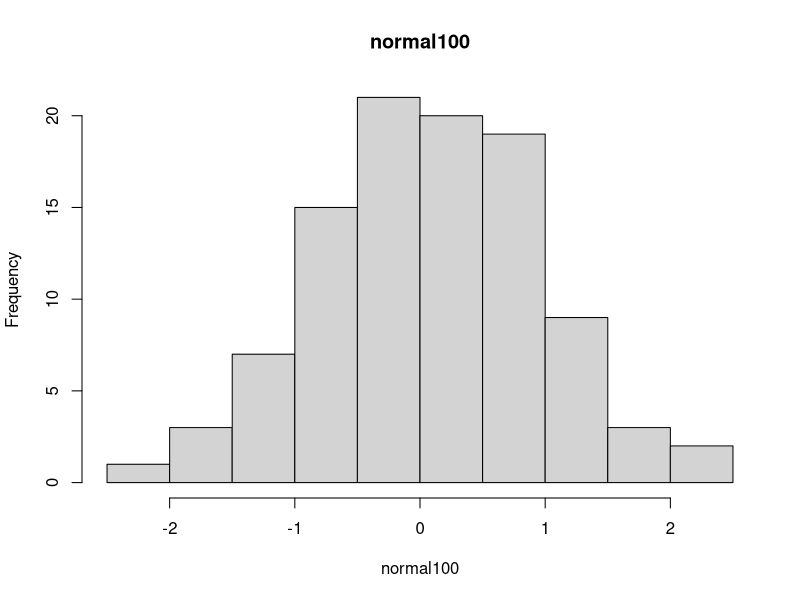
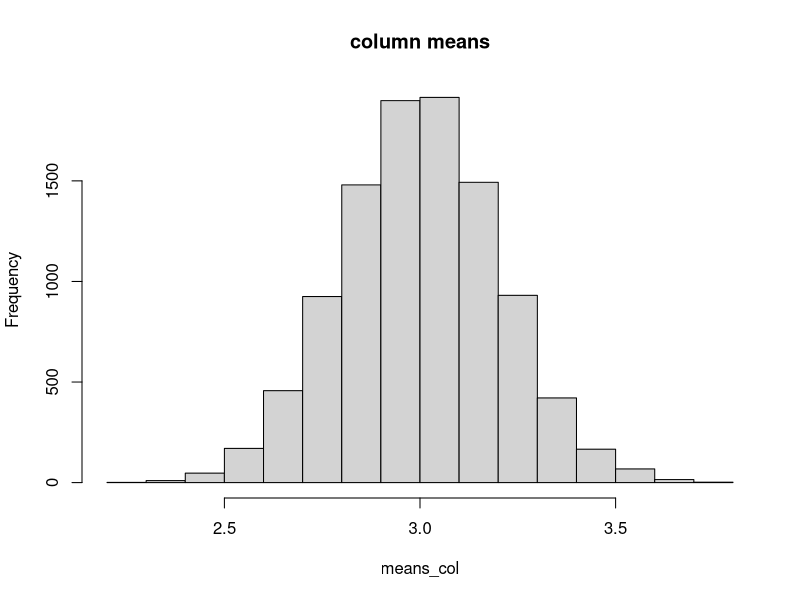

R code for these plots, in order:
## ---- chunk 1
set.seed(1) # Please don't remove this code!
## ---- chunk 2
rnorm(n = 5, mean = 10, sd = 3)
## ---- chunk 3
# generate normal100. calculate its mean and standard deviation
normal100 <- c(rnorm(n = 100, mean = 0, sd = 1))
mean(normal100)
sd(normal100)

## ---- chunk 4
# histgram of normal100
hist(normal100, breaks = 10, main = "normal100")

## ---- chunk 5
# generate normal10 normal1000 normal10000 normal100000
normal10 <- c(rnorm(n = 10, mean = 0, sd = 1))
normal1000 <- c(rnorm(n = 1000, mean = 0, sd = 1))
normal10000 <- c(rnorm(n = 10000, mean = 0, sd = 1))
normal100000 <- c(rnorm(n = 100000, mean = 0, sd = 1))

## ---- chunk 6
# mean of 4 sets of random variables

sample_means <- c(mean(normal10), mean(normal100), mean(normal1000), mean(normal10000), mean(normal100000))
length(sample_means)
sample_means

## ---- chunk 7
# Generate 1 million random draws from a normal distribution with mean=3 varience=2

normal1mil <- rnorm(n=1000000, mean=3, sd=2)

## ---- chunk 8
# mean of elements larger than 3 
mean(normal1mil_L3 <- normal1mil[which(normal1mil > 3)])

## ---- chunk 9
# matrix 100*10000 for normal1mil
normal1mil_mat <- matrix(normal1mil, nrow = 100, ncol = 10000)

## ---- chunk 10
# mean of 1234th column of normal1mil_mat
mean(normal1mil_mat[,1234])

## ---- chunk 11
# calculate the means of each column of normal1mil_mat
means_col <- colSums(normal1mil_mat)/length(normal1mil_mat[,1])

## ---- chunk 12
# histogram of the column means you calculated in task (9) & explain the distribution
hist(means_col, breaks = 20, main = "column means")



